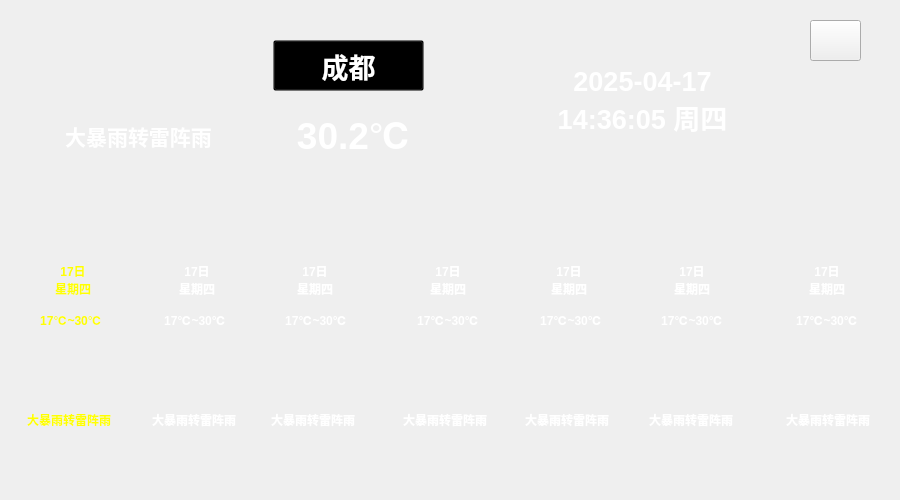
<?xml version="1.0" encoding="UTF-8"?>
<ui version="4.0">
 <class>WeatherWindow</class>
 <widget class="QMainWindow" name="WeatherWindow">
  <property name="geometry">
   <rect>
    <x>0</x>
    <y>0</y>
    <width>900</width>
    <height>500</height>
   </rect>
  </property>
  <property name="sizePolicy">
   <sizepolicy hsizetype="Preferred" vsizetype="Preferred">
    <horstretch>0</horstretch>
    <verstretch>0</verstretch>
   </sizepolicy>
  </property>
  <property name="minimumSize">
   <size>
    <width>900</width>
    <height>500</height>
   </size>
  </property>
  <property name="maximumSize">
   <size>
    <width>900</width>
    <height>500</height>
   </size>
  </property>
  <property name="windowTitle">
   <string>车载多媒体-天气</string>
  </property>
  <property name="windowIcon">
   <iconset resource="resourse.qrc">
    <normaloff>:/images/winIcon.jpg</normaloff>:/images/winIcon.jpg</iconset>
  </property>
  <widget class="QWidget" name="centralwidget">
   <property name="layoutDirection">
    <enum>Qt::LayoutDirection::LeftToRight</enum>
   </property>
   <property name="styleSheet">
    <string notr="true">#centralwidget{
	background-color: qlineargradient(
    spread:pad, 
    x1:0, y1:0, x2:0, y2:1,  /* 垂直渐变方向 */
    stop:0 #789ABD,           /* 起始颜色（浅蓝色） */
    stop:1 #E1B698             /* 结束颜色（深灰色） */
);
}

#btn_quit{
	border-image: url(:/images/quit.png);
}
QLabel{
	color:white;
	font-family:宋体;
	font-weight:bold;
	background:transparent;
}
#label_datetime{
	font-size:20pt;
	font-weight:bold;
}
#label_icon{
	border-image: url(:/images/weather/yun.png);
}
#label_weather{
	font-size:16pt;
	font-weight:bold;
}

#btn_city{
	color:white;
	font-family:微软雅黑;
	background:transparent;
	font-size:20pt;
	font-weight:bold;
}
#label_tem{
	font-size:28pt;
	font-weight:bold;
}
#label_date1,#label_tem1,#label_weather1{
	color:yellow;
}
#label_date1,#label_date2,#label_date3,#label_date4,#label_date5,#label_date6,#label_date7{
	font-weight:bold;
}
#label_tem1,#label_tem2,#label_tem3,#label_tem4,#label_tem5,#label_tem6,#label_tem7{
	font-weight:bold;
}

#label_icon1,#label_icon2,#label_icon3,#label_icon4,#label_icon5,#label_icon6,#label_icon7{
	border-image: url(:/images/weather/xue.png);
}</string>
   </property>
   <widget class="QLabel" name="label_date1">
    <property name="geometry">
     <rect>
      <x>38</x>
      <y>260</y>
      <width>70</width>
      <height>40</height>
     </rect>
    </property>
    <property name="text">
     <string>17日
星期四</string>
    </property>
    <property name="alignment">
     <set>Qt::AlignmentFlag::AlignCenter</set>
    </property>
   </widget>
   <widget class="QLabel" name="label_tem1">
    <property name="geometry">
     <rect>
      <x>31</x>
      <y>310</y>
      <width>80</width>
      <height>20</height>
     </rect>
    </property>
    <property name="text">
     <string>17℃~30℃</string>
    </property>
    <property name="alignment">
     <set>Qt::AlignmentFlag::AlignCenter</set>
    </property>
   </widget>
   <widget class="QLabel" name="label_icon1">
    <property name="geometry">
     <rect>
      <x>42</x>
      <y>350</y>
      <width>60</width>
      <height>50</height>
     </rect>
    </property>
    <property name="text">
     <string/>
    </property>
    <property name="alignment">
     <set>Qt::AlignmentFlag::AlignCenter</set>
    </property>
   </widget>
   <widget class="QLabel" name="label_weather1">
    <property name="geometry">
     <rect>
      <x>14</x>
      <y>410</y>
      <width>110</width>
      <height>20</height>
     </rect>
    </property>
    <property name="text">
     <string>大暴雨转雷阵雨</string>
    </property>
    <property name="alignment">
     <set>Qt::AlignmentFlag::AlignCenter</set>
    </property>
   </widget>
   <widget class="QLabel" name="label_date2">
    <property name="geometry">
     <rect>
      <x>162</x>
      <y>260</y>
      <width>70</width>
      <height>40</height>
     </rect>
    </property>
    <property name="text">
     <string>17日
星期四</string>
    </property>
    <property name="alignment">
     <set>Qt::AlignmentFlag::AlignCenter</set>
    </property>
   </widget>
   <widget class="QLabel" name="label_weather2">
    <property name="geometry">
     <rect>
      <x>139</x>
      <y>410</y>
      <width>110</width>
      <height>20</height>
     </rect>
    </property>
    <property name="text">
     <string>大暴雨转雷阵雨</string>
    </property>
    <property name="alignment">
     <set>Qt::AlignmentFlag::AlignCenter</set>
    </property>
   </widget>
   <widget class="QLabel" name="label_icon2">
    <property name="geometry">
     <rect>
      <x>164</x>
      <y>350</y>
      <width>60</width>
      <height>50</height>
     </rect>
    </property>
    <property name="text">
     <string/>
    </property>
    <property name="alignment">
     <set>Qt::AlignmentFlag::AlignCenter</set>
    </property>
   </widget>
   <widget class="QLabel" name="label_tem2">
    <property name="geometry">
     <rect>
      <x>155</x>
      <y>310</y>
      <width>80</width>
      <height>20</height>
     </rect>
    </property>
    <property name="text">
     <string>17℃~30℃</string>
    </property>
    <property name="alignment">
     <set>Qt::AlignmentFlag::AlignCenter</set>
    </property>
   </widget>
   <widget class="QLabel" name="label_date3">
    <property name="geometry">
     <rect>
      <x>280</x>
      <y>260</y>
      <width>70</width>
      <height>40</height>
     </rect>
    </property>
    <property name="text">
     <string>17日
星期四</string>
    </property>
    <property name="alignment">
     <set>Qt::AlignmentFlag::AlignCenter</set>
    </property>
   </widget>
   <widget class="QLabel" name="label_weather3">
    <property name="geometry">
     <rect>
      <x>258</x>
      <y>410</y>
      <width>110</width>
      <height>20</height>
     </rect>
    </property>
    <property name="text">
     <string>大暴雨转雷阵雨</string>
    </property>
    <property name="alignment">
     <set>Qt::AlignmentFlag::AlignCenter</set>
    </property>
   </widget>
   <widget class="QLabel" name="label_icon3">
    <property name="geometry">
     <rect>
      <x>284</x>
      <y>350</y>
      <width>60</width>
      <height>50</height>
     </rect>
    </property>
    <property name="text">
     <string/>
    </property>
    <property name="alignment">
     <set>Qt::AlignmentFlag::AlignCenter</set>
    </property>
   </widget>
   <widget class="QLabel" name="label_tem3">
    <property name="geometry">
     <rect>
      <x>276</x>
      <y>310</y>
      <width>80</width>
      <height>20</height>
     </rect>
    </property>
    <property name="text">
     <string>17℃~30℃</string>
    </property>
    <property name="alignment">
     <set>Qt::AlignmentFlag::AlignCenter</set>
    </property>
   </widget>
   <widget class="QLabel" name="label_date4">
    <property name="geometry">
     <rect>
      <x>413</x>
      <y>260</y>
      <width>70</width>
      <height>40</height>
     </rect>
    </property>
    <property name="text">
     <string>17日
星期四</string>
    </property>
    <property name="alignment">
     <set>Qt::AlignmentFlag::AlignCenter</set>
    </property>
   </widget>
   <widget class="QLabel" name="label_weather4">
    <property name="geometry">
     <rect>
      <x>390</x>
      <y>410</y>
      <width>110</width>
      <height>20</height>
     </rect>
    </property>
    <property name="text">
     <string>大暴雨转雷阵雨</string>
    </property>
    <property name="alignment">
     <set>Qt::AlignmentFlag::AlignCenter</set>
    </property>
   </widget>
   <widget class="QLabel" name="label_icon4">
    <property name="geometry">
     <rect>
      <x>418</x>
      <y>350</y>
      <width>60</width>
      <height>50</height>
     </rect>
    </property>
    <property name="text">
     <string/>
    </property>
    <property name="alignment">
     <set>Qt::AlignmentFlag::AlignCenter</set>
    </property>
   </widget>
   <widget class="QLabel" name="label_tem4">
    <property name="geometry">
     <rect>
      <x>408</x>
      <y>310</y>
      <width>80</width>
      <height>20</height>
     </rect>
    </property>
    <property name="text">
     <string>17℃~30℃</string>
    </property>
    <property name="alignment">
     <set>Qt::AlignmentFlag::AlignCenter</set>
    </property>
   </widget>
   <widget class="QLabel" name="label_date5">
    <property name="geometry">
     <rect>
      <x>534</x>
      <y>260</y>
      <width>70</width>
      <height>40</height>
     </rect>
    </property>
    <property name="text">
     <string>17日
星期四</string>
    </property>
    <property name="alignment">
     <set>Qt::AlignmentFlag::AlignCenter</set>
    </property>
   </widget>
   <widget class="QLabel" name="label_weather5">
    <property name="geometry">
     <rect>
      <x>512</x>
      <y>410</y>
      <width>110</width>
      <height>20</height>
     </rect>
    </property>
    <property name="text">
     <string>大暴雨转雷阵雨</string>
    </property>
    <property name="alignment">
     <set>Qt::AlignmentFlag::AlignCenter</set>
    </property>
   </widget>
   <widget class="QLabel" name="label_icon5">
    <property name="geometry">
     <rect>
      <x>538</x>
      <y>350</y>
      <width>60</width>
      <height>50</height>
     </rect>
    </property>
    <property name="text">
     <string/>
    </property>
    <property name="alignment">
     <set>Qt::AlignmentFlag::AlignCenter</set>
    </property>
   </widget>
   <widget class="QLabel" name="label_tem5">
    <property name="geometry">
     <rect>
      <x>531</x>
      <y>310</y>
      <width>80</width>
      <height>20</height>
     </rect>
    </property>
    <property name="text">
     <string>17℃~30℃</string>
    </property>
    <property name="alignment">
     <set>Qt::AlignmentFlag::AlignCenter</set>
    </property>
   </widget>
   <widget class="QLabel" name="label_date6">
    <property name="geometry">
     <rect>
      <x>657</x>
      <y>260</y>
      <width>70</width>
      <height>40</height>
     </rect>
    </property>
    <property name="text">
     <string>17日
星期四</string>
    </property>
    <property name="alignment">
     <set>Qt::AlignmentFlag::AlignCenter</set>
    </property>
   </widget>
   <widget class="QLabel" name="label_weather6">
    <property name="geometry">
     <rect>
      <x>636</x>
      <y>410</y>
      <width>110</width>
      <height>20</height>
     </rect>
    </property>
    <property name="text">
     <string>大暴雨转雷阵雨</string>
    </property>
    <property name="alignment">
     <set>Qt::AlignmentFlag::AlignCenter</set>
    </property>
   </widget>
   <widget class="QLabel" name="label_icon6">
    <property name="geometry">
     <rect>
      <x>662</x>
      <y>350</y>
      <width>60</width>
      <height>50</height>
     </rect>
    </property>
    <property name="text">
     <string/>
    </property>
    <property name="alignment">
     <set>Qt::AlignmentFlag::AlignCenter</set>
    </property>
   </widget>
   <widget class="QLabel" name="label_tem6">
    <property name="geometry">
     <rect>
      <x>652</x>
      <y>310</y>
      <width>80</width>
      <height>20</height>
     </rect>
    </property>
    <property name="text">
     <string>17℃~30℃</string>
    </property>
    <property name="alignment">
     <set>Qt::AlignmentFlag::AlignCenter</set>
    </property>
   </widget>
   <widget class="QLabel" name="label_date7">
    <property name="geometry">
     <rect>
      <x>792</x>
      <y>260</y>
      <width>70</width>
      <height>40</height>
     </rect>
    </property>
    <property name="text">
     <string>17日
星期四</string>
    </property>
    <property name="alignment">
     <set>Qt::AlignmentFlag::AlignCenter</set>
    </property>
   </widget>
   <widget class="QLabel" name="label_weather7">
    <property name="geometry">
     <rect>
      <x>773</x>
      <y>410</y>
      <width>110</width>
      <height>20</height>
     </rect>
    </property>
    <property name="text">
     <string>大暴雨转雷阵雨</string>
    </property>
    <property name="alignment">
     <set>Qt::AlignmentFlag::AlignCenter</set>
    </property>
   </widget>
   <widget class="QLabel" name="label_icon7">
    <property name="geometry">
     <rect>
      <x>796</x>
      <y>350</y>
      <width>60</width>
      <height>50</height>
     </rect>
    </property>
    <property name="text">
     <string/>
    </property>
    <property name="alignment">
     <set>Qt::AlignmentFlag::AlignCenter</set>
    </property>
   </widget>
   <widget class="QLabel" name="label_tem7">
    <property name="geometry">
     <rect>
      <x>787</x>
      <y>310</y>
      <width>80</width>
      <height>20</height>
     </rect>
    </property>
    <property name="text">
     <string>17℃~30℃</string>
    </property>
    <property name="alignment">
     <set>Qt::AlignmentFlag::AlignCenter</set>
    </property>
   </widget>
   <widget class="QLabel" name="label_icon">
    <property name="geometry">
     <rect>
      <x>90</x>
      <y>49</y>
      <width>101</width>
      <height>71</height>
     </rect>
    </property>
    <property name="sizePolicy">
     <sizepolicy hsizetype="Preferred" vsizetype="Preferred">
      <horstretch>0</horstretch>
      <verstretch>0</verstretch>
     </sizepolicy>
    </property>
    <property name="text">
     <string/>
    </property>
   </widget>
   <widget class="QLabel" name="label_weather">
    <property name="geometry">
     <rect>
      <x>33</x>
      <y>120</y>
      <width>211</width>
      <height>31</height>
     </rect>
    </property>
    <property name="text">
     <string>大暴雨转雷阵雨</string>
    </property>
    <property name="alignment">
     <set>Qt::AlignmentFlag::AlignCenter</set>
    </property>
   </widget>
   <widget class="QLabel" name="label_tem">
    <property name="geometry">
     <rect>
      <x>254</x>
      <y>113</y>
      <width>201</width>
      <height>41</height>
     </rect>
    </property>
    <property name="text">
     <string>30.2℃</string>
    </property>
    <property name="alignment">
     <set>Qt::AlignmentFlag::AlignCenter</set>
    </property>
   </widget>
   <widget class="QLabel" name="label_datetime">
    <property name="geometry">
     <rect>
      <x>527</x>
      <y>56</y>
      <width>231</width>
      <height>91</height>
     </rect>
    </property>
    <property name="text">
     <string>2025-04-17
14:36:05 周四</string>
    </property>
    <property name="alignment">
     <set>Qt::AlignmentFlag::AlignCenter</set>
    </property>
   </widget>
   <widget class="QPushButton" name="btn_city">
    <property name="geometry">
     <rect>
      <x>273</x>
      <y>40</y>
      <width>151</width>
      <height>51</height>
     </rect>
    </property>
    <property name="layoutDirection">
     <enum>Qt::LayoutDirection::RightToLeft</enum>
    </property>
    <property name="autoFillBackground">
     <bool>false</bool>
    </property>
    <property name="text">
     <string>成都</string>
    </property>
    <property name="icon">
     <iconset resource="resourse.qrc">
      <normaloff>:/images/refresh.png</normaloff>:/images/refresh.png</iconset>
    </property>
   </widget>
   <widget class="QPushButton" name="btn_quit">
    <property name="geometry">
     <rect>
      <x>810</x>
      <y>20</y>
      <width>51</width>
      <height>41</height>
     </rect>
    </property>
    <property name="text">
     <string/>
    </property>
   </widget>
  </widget>
 </widget>
 <resources>
  <include location="resourse.qrc"/>
 </resources>
 <connections/>
</ui>
